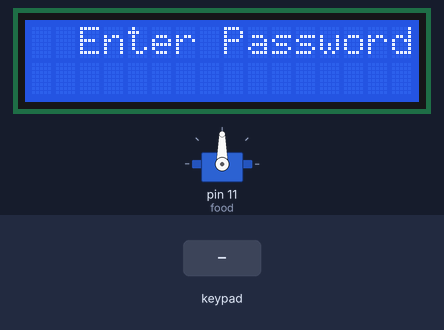
Bench run of a sketch on a simulated Arduino Uno, built with avr-gcc and run on an emulated ATmega328P. On the bench: 16×2 character LCD, servo. The test bench sets the inputs (shaded band). What the sketch prints to the serial monitor is not drawn.

Above: at 2.2 s.
2.3 s: keypad keys 1 0 3 4 5 # pressed 0.4 s apart
At 4.6 s:
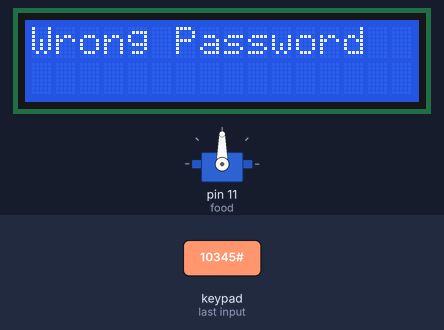
6.2 s: key 'A' pressed
At 6.9 s:
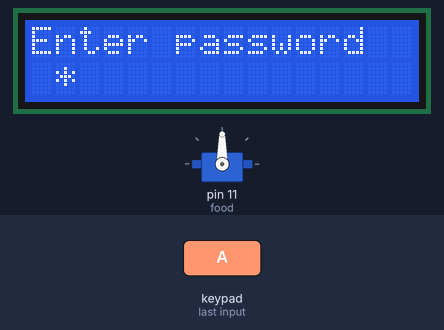
7.8 s: keypad keys 1 0 3 4 5 * pressed 0.4 s apart
At 10.6 s:
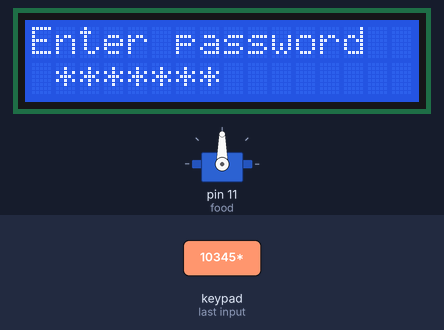
11.7 s: keypad keys 1 0 3 4 5 D pressed 0.4 s apart
At 14.9 s:
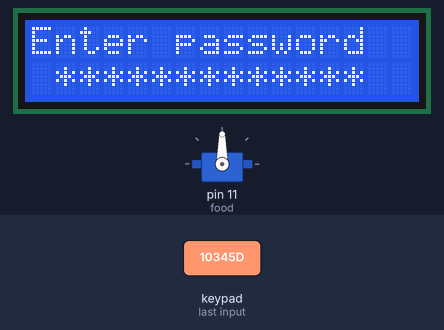
15.6 s: key 'B' pressed
At 16.1 s:
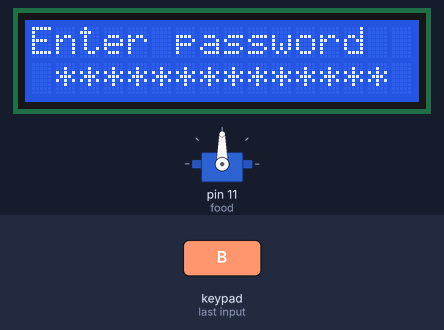
17.1 s: key 'C' pressed
At 18.5 s:
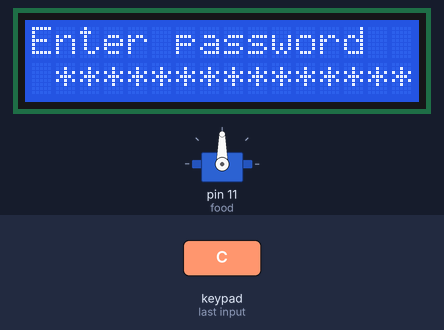
Timing chart, 0 to 19.6 s (numbered marks = the images above; inputs shaded):
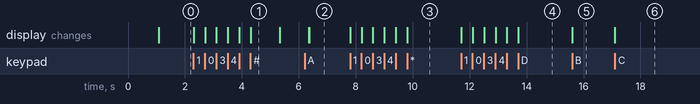

The sketch:

FishFeeder.ino
```cpp
#include <Keypad.h>
#include <Servo.h>
//#include <EEPROM.h>
#include <Wire.h>
#include <LiquidCrystal_I2C.h>

LiquidCrystal_I2C lcd(0x27,16,2);
Servo food;

const byte ROWS = 4; //four rows
const byte COLS = 4; //three columns
char keys[ROWS][COLS] = {
  {'1', '2', '3', 'A'},
  {'4', '5', '6', 'B'},
  {'7', '8', '9', 'C'},
  {'*', '0', '#', 'D'}
};
byte rowPins[ROWS] = {10, 3, 4, 5}; //connect to the row pinouts of the keypad
byte colPins[COLS] = {6, 7, 8, 9}; //connect to the column pinouts of the keypad

Keypad keypad = Keypad( makeKeymap(keys), rowPins, colPins, ROWS, COLS );

String password = "7060";
String mypassword;

String fishcount;

int counter = 0;
int attempts = 0;
int max_attempts = 3;

void setup(){
delay(1000);
 Serial.begin(9600);
  lcd.init();                 //Init the LCD
  lcd.backlight();            //Activate backlight
  lcd.home();

  Serial.println("enter password to continue");
  lcd.setCursor(2, 0);
  lcd.print("Enter Password:");
  food.attach(11);
}

void loop()
{


//for(i=0;i<=(fishcount.toInt());i++){
//  food.write(45);
//  delay(150);
//  food.write(0);

 keypadfunction();
}

void keypadfunction()
{
 char key = keypad.getKey();

  if (key){
    Serial.println(key);
    counter = counter + 1;
    lcd.setCursor(counter, 1);
    lcd.print("*");

  if (key == '1')
  {

    mypassword = mypassword + 1;
  }

    if (key == '2')
  {

    mypassword = mypassword + 2;
  }

  if (key == '3')
  {

    mypassword = mypassword + 3;
  }

   if (key == '4')
  {

    mypassword = mypassword + 4;
  }

  if (key == '5')
  {

    mypassword = mypassword + 5;
  }

   if (key == '6')
  {

    mypassword = mypassword + 6;
  }

   if (key == '7')
  {

    mypassword = mypassword + 7;
  }

   if (key == '8')
  {

    mypassword = mypassword + 8;
  }

  if (key == '9')
  {

    mypassword = mypassword + 9;
  }

  if (key == '0')
  {

    mypassword = mypassword + 0;
  }

  }

if (key == '#'){
  int f=0;
    Serial.println(mypassword);

if (password.equals(mypassword))
{
  Serial.println("Setup Fish Count");
lcd.clear();
lcd.println("Setup Fish Count");
lcd.setCursor(0,1);
lcd.println("b/w 1 to 99");
while(f<=2){
  Serial.println("enter fish count");
 char key = keypad.waitForKey();
  if (key){
    fishcount+=key;
    lcd.setCursor(f, 1);
    lcd.print(key);
    Serial.println(key);
    //Serial.println(f);
     if(1<f<2&&key=='*'){
//    Wire.requestFrom(8,1);                           // request 1 byte from slave arduino (8)
//    byte MasterReceive = Wire.read();
    Serial.println("Sending data to Slave");
    Serial.println(fishcount.toInt());
    for(int i=1;i<=fishcount.toInt();i++)
    {
      food.write(100);
      delay(150);
      food.write(163);
      delay(500);
    }
    Wire.beginTransmission(8);                       // start transmit to slave arduino (8)
    Wire.write(fishcount.toInt());                          // sends one byte converted POT value to slave
    Wire.endTransmission();
    fishcount="";
      }}
      f++;
     }


mypassword = "";
counter = 0;
lcd.clear();
lcd.setCursor(0,0);
lcd.println("Enter password");
}
else
{
Serial.println("wrong");

attempts = attempts + 1;
if (attempts >= max_attempts )
{
  lcd.clear();
  lcd.setCursor(0,0);
  lcd.print("Locked Out");

attempts = 0;

}
mypassword = "";
counter = 0;
lcd.clear();
lcd.setCursor(0,0);
lcd.print("Wrong Password");
delay(1000);

lcd.setCursor(0,1);
lcd.print("max attempts 3");
delay(1000);

lcd.clear();
lcd.println("Enter password");
lcd.setCursor(0,1);
}
 }
}
```

Measured:
- after the input at 2.3 s, the display: first changes at once (image 1 shows a later state)
- after the input at 6.2 s, the display: first differs from a run without the input after 0.17 s (image 2)
- after the input at 7.8 s, the display: first changes at once (image 3 shows a later state)
- after the input at 11.7 s, the display: first changes at once (image 4 shows a later state)
- after the input at 15.6 s, the display: changes at once (image 5)
- after the input at 17.1 s, the display: changes at once (image 6)
- what the display in image 1 shows lasts 1.0 s, from 4.3 s to 5.3 s
